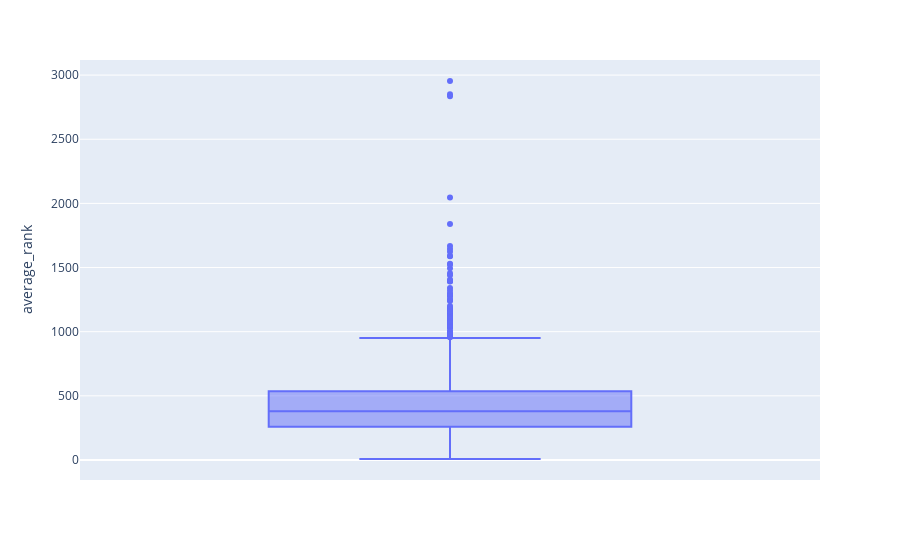

Notebook code for this chart:
### Code cell
show_boxplot(df_player_match_statistics, 'average_rank')

### Figure 1 — Plotly figure (JSON) as saved in the notebook; plotly's stock layout.template omitted (floating-point values rounded to 4 significant figures; data arrays with more than 128 entries replaced by an {"elided": "..."} marker saying what was removed)
{"data": [{"alignmentgroup": "True", "hovertemplate": "average_rank=%{y}<extra></extra>", "legendgroup": "", "marker": {"color": "#636efa"}, "name": "", "notched": false, "offsetgroup": "", "orientation": "v", "showlegend": false, "type": "box", "x0": " ", "xaxis": "x", "y": {"elided": "2231 float values"}, "y0": " ", "yaxis": "y"}], "layout": {"boxmode": "group", "legend": {"tracegroupgap": 0}, "margin": {"t": 60}, "xaxis": {"anchor": "y", "domain": [0, 1]}, "yaxis": {"anchor": "x", "domain": [0, 1], "title": {"text": "average_rank"}}}}
